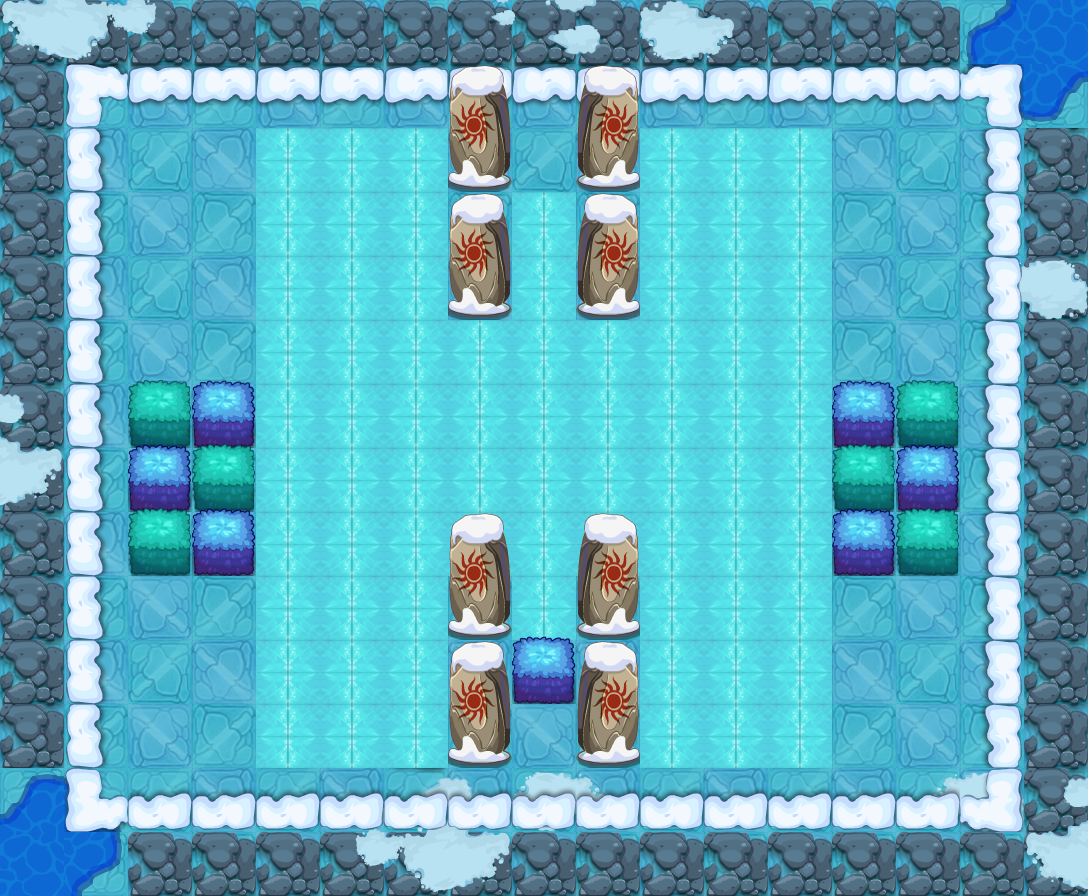

This is a level from a 2D game, rendered from its Tiled map with the project's own tilesets. A one-line summary and the map file follow, with tile-layer data summarised:
An orthogonal 17x14 tile map with 64x64 px tiles, 15 tile layers (PASS, 块层 2, 块层 3, 块层 4, ...) and 11 objects (7x TRAP, 3x xr3, PLAYER).

<map version="1.0" orientation="orthogonal" width="17" height="14" tilewidth="64" tileheight="64">
 <properties>
  <property name="DESTRY1" value="96" />
  <property name="DESTRY2" value="100" />
  <property name="DESTRY3" value="102" />
  <property name="DESTRY4" value="108" />
  <property name="DESTRY_COUNT" value="4" />
  <property name="EXP" value="1160" />
  <property name="ITEM" value="D045" />
  <property name="LOSE_SCRIPT" value="" />
  <property name="MONEY" value="1740" />
  <property name="START_SCRIPT" value="" />
  <property name="WIN_SCRIPT" value="" />
 </properties>
 <tileset firstgid="1" name="jdbl" tilewidth="64" tileheight="64">
  <image source="jdbl-hd.png" width="1000" height="1000" />
 </tileset>
 <layer name="PASS" width="17" height="14">
  <data>[238 cells, 130 non-empty, 6 distinct tile ids]</data>
 </layer>
 <layer name="块层 2" width="17" height="14">
  <data>[238 cells, 171 non-empty, 6 distinct tile ids]</data>
 </layer>
 <layer name="块层 3" width="17" height="14">
  <data>[238 cells, 59 non-empty, 1 distinct tile ids]</data>
 </layer>
 <layer name="块层 4" width="17" height="14">
  <data>[238 cells, 41 non-empty, 13 distinct tile ids]</data>
 </layer>
 <layer name="块层 5" width="17" height="14">
  <data>[238 cells, 50 non-empty, 2 distinct tile ids]</data>
 </layer>
 <layer name="块层 6" width="17" height="14">
  <data>[238 cells, 21 non-empty, 3 distinct tile ids]</data>
 </layer>
 <layer name="SHELTER 10" width="17" height="14">
  <data>[238 cells, 2 non-empty, 1 distinct tile ids]</data>
 </layer>
 <layer name="SHELTER 9" width="17" height="14">
  <data>[238 cells, 1 non-empty, 1 distinct tile ids]</data>
 </layer>
 <layer name="SHELTER 8" width="17" height="14">
  <data>[238 cells, 2 non-empty, 1 distinct tile ids]</data>
 </layer>
 <layer name="SHELTER 7" width="17" height="14">
  <data>[238 cells, 4 non-empty, 2 distinct tile ids]</data>
 </layer>
 <layer name="SHELTER 6" width="17" height="14">
  <data>[238 cells, 4 non-empty, 2 distinct tile ids]</data>
 </layer>
 <layer name="SHELTER 5" width="17" height="14" opacity="0.9">
  <data>[238 cells, 4 non-empty, 2 distinct tile ids]</data>
 </layer>
 <layer name="SHELTER 3" width="17" height="14">
  <data>[238 cells, 2 non-empty, 1 distinct tile ids]</data>
 </layer>
 <layer name="SHELTER 2" width="17" height="14">
  <data>[238 cells, 0 non-empty, 0 distinct tile ids]</data>
 </layer>
 <layer name="SHELTER 1" width="17" height="14">
  <data>[238 cells, 2 non-empty, 1 distinct tile ids]</data>
 </layer>
 <objectgroup name="对象层 1" width="34" height="28">
  <object name="PLAYER" type="PLAYER" x="128" y="128" width="64" height="64" />
  <object name="xr3" x="192" y="640" width="64" height="64">
   <properties>
    <property name="buff_type" value="ice_shell" />
    <property name="lua_ai" value="monster_xr_ai" />
    <property name="quality" value="xr3.quality" />
   </properties>
  </object>
  <object name="xr3" x="832" y="640" width="64" height="64">
   <properties>
    <property name="buff_type" value="ice_shell" />
    <property name="lua_ai" value="monster_xr_ai" />
    <property name="quality" value="xr3.quality" />
   </properties>
  </object>
  <object name="xr3" x="832" y="192" width="64" height="64">
   <properties>
    <property name="buff_type" value="ice_shell" />
    <property name="lua_ai" value="monster_xr_ai" />
    <property name="quality" value="xr3.quality" />
   </properties>
  </object>
  <object name="ice_road" type="TRAP" x="256" y="320" width="576" height="256">
   <properties>
    <property name="lua_ai" value="ice_road_ai" />
   </properties>
  </object>
  <object name="ice_road" type="TRAP" x="512" y="192" width="64" height="448">
   <properties>
    <property name="lua_ai" value="ice_road_ai" />
   </properties>
  </object>
  <object name="ice_road" type="TRAP" x="256" y="128" width="192" height="640">
   <properties>
    <property name="lua_ai" value="ice_road_ai" />
   </properties>
  </object>
  <object name="staff_driger_control" type="TRAP" x="0" y="832" width="64" height="64">
   <properties>
    <property name="trap_delay" value="10" />
    <property name="trap_id" value="0" />
    <property name="trap_script" value="trap(&quot;staff_driger&quot;):setOpened(true);" />
    <property name="trap_start_mode" value="2" />
    <property name="trap_state" value="open" />
   </properties>
  </object>
  <object name="staff_driger" type="TRAP" x="512" y="704" width="64" height="64">
   <properties>
    <property name="trap_ani" value="driger.actor" />
    <property name="trap_floor" value="true" />
    <property name="trap_id" value="0" />
    <property name="trap_script" value="target(&quot;PLAYER&quot;):setCurrentUseSkill(  make_fire_staff_skill()  );target(&quot;PLAYER&quot;):setEffectAnimateName(&quot;find_player.ani&quot;);trap(&quot;staff_driger&quot;):setOpened(false)" />
    <property name="trap_start_mode" value="0" />
    <property name="trap_state" value="open" />
   </properties>
  </object>
  <object name="ice_road" type="TRAP" x="640" y="128" width="192" height="640">
   <properties>
    <property name="lua_ai" value="ice_road_ai" />
   </properties>
  </object>
  <object name="zi_dan_down1" type="TRAP" x="512" y="128" width="64" height="64">
   <properties>
    <property name="trap_ani" value="fire_cat_down.actor" />
    <property name="trap_delay" value="2" />
    <property name="trap_id" value="0" />
    <property name="trap_script" value="trap(&quot;zi_dan_down1&quot;):setAtkPower(target(&quot;PLAYER&quot;):getHP()*0.1);trap(&quot;zi_dan_down1&quot;):turnDown(); trap(&quot;zi_dan_down1&quot;):getAI():getActions():addObject( AIUseSkill:create(   SkillLua:create(&quot;skill_0001&quot;)  )  );" />
    <property name="trap_start_mode" value="2" />
    <property name="trap_state" value="open" />
   </properties>
  </object>
 </objectgroup>
</map>
